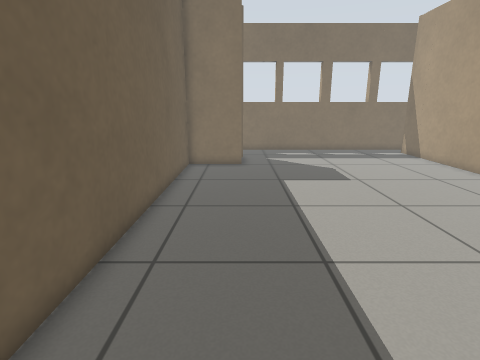
View 1 (above)

12 first-person views from a walk through a robot-simulator world made for Gazebo. The camera is 0.87 m above the floor, tilts 14° down and sees 80° across. The floor is counted in squares, 0.25 m on a side. Each view is taken from the middle of a square. On the plan, view 1 faces up. The plan holds only what a view shows up to about 20 squares ahead; the rest is blank.

View 2
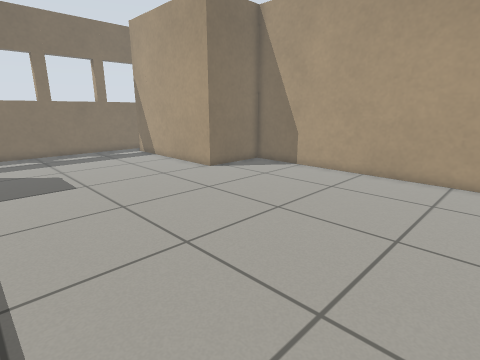

View 3
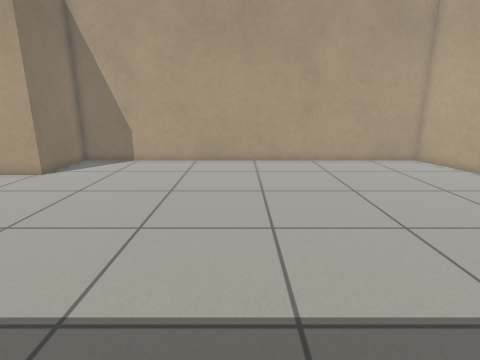

View 4
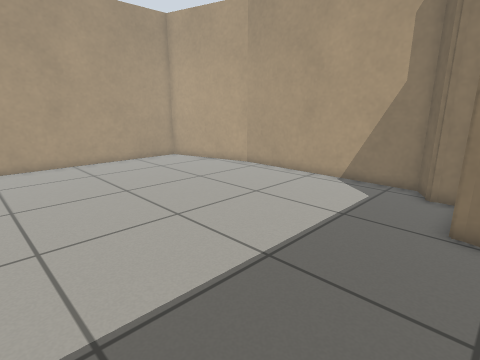

View 5
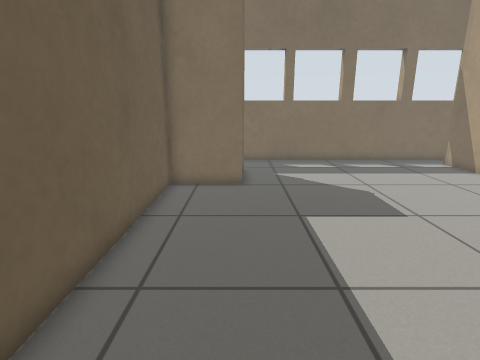

View 6
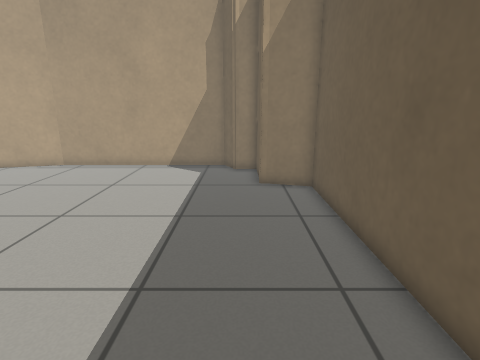

View 7
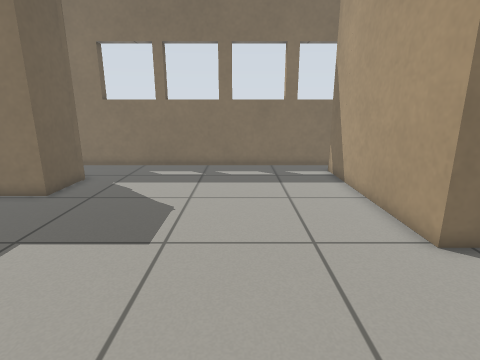

View 8
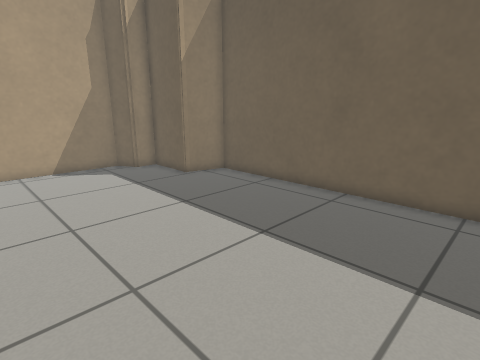

View 9
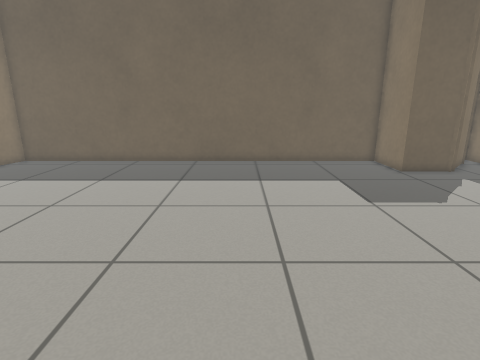

View 10
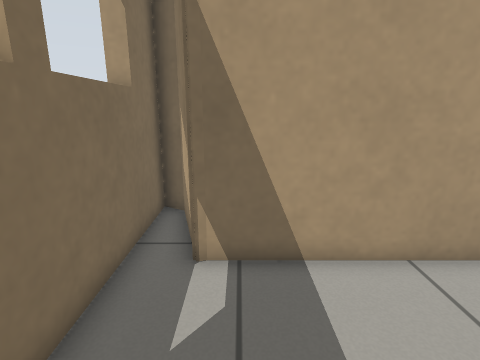

View 11
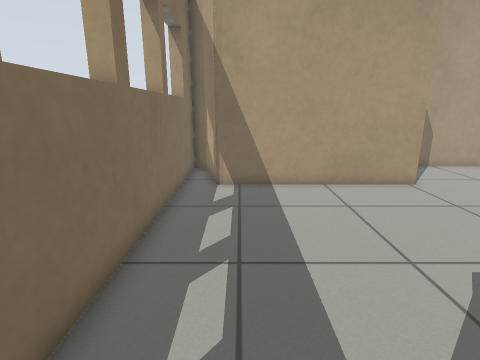

View 12
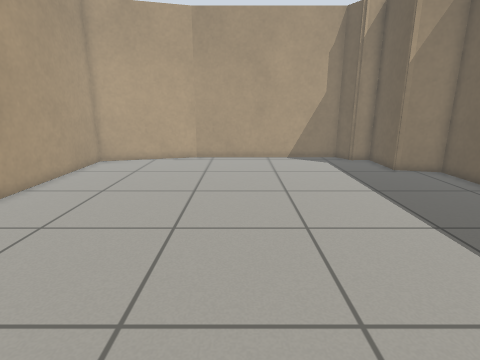

### Floor plan
Points are (right, up) in squares from view 1. A wall is a line through its corners. A room is listed if a view was taken in it or the views show most of it. See-through windows are left out.
Room 1 (views 1, 2, 3, 4, 5, 6, 7, 8, 9, 10, 11, 12)
walls: (-1.4, -6.2) (-1, -6.2) (-1, -9.6) (0.3, -9.6) (1, -10.8) (11.3, -10.8); (11.1, -10.9) (17.5, -9.2) (17.5, 13.7) (13.1, 13.7) (13.1, 23); (13.1, 22.7) (13, 23) (15.9, 23.8); (-2.3, 23.5) (0.1, 21) (0.1, 18.2) (-3.3, 18.2) (-3.3, -5.7) (-1, -6.3); (16, 24.7) (-3.5, 24.7)

Positions as (right, up) in squares from view 1, and headings:
1: (0, 0), facing up
2: (2, 0), facing up-right
3: (-2, 3), facing right
4: (-2, 3), facing down-right
5: (0, 5), facing up
6: (0, 7), facing down
7: (8, 7), facing up
8: (8, 7), facing down-left
9: (16, 9), facing left
10: (7, 22), facing right
11: (0, 22), facing right
12: (8, 10), facing down
